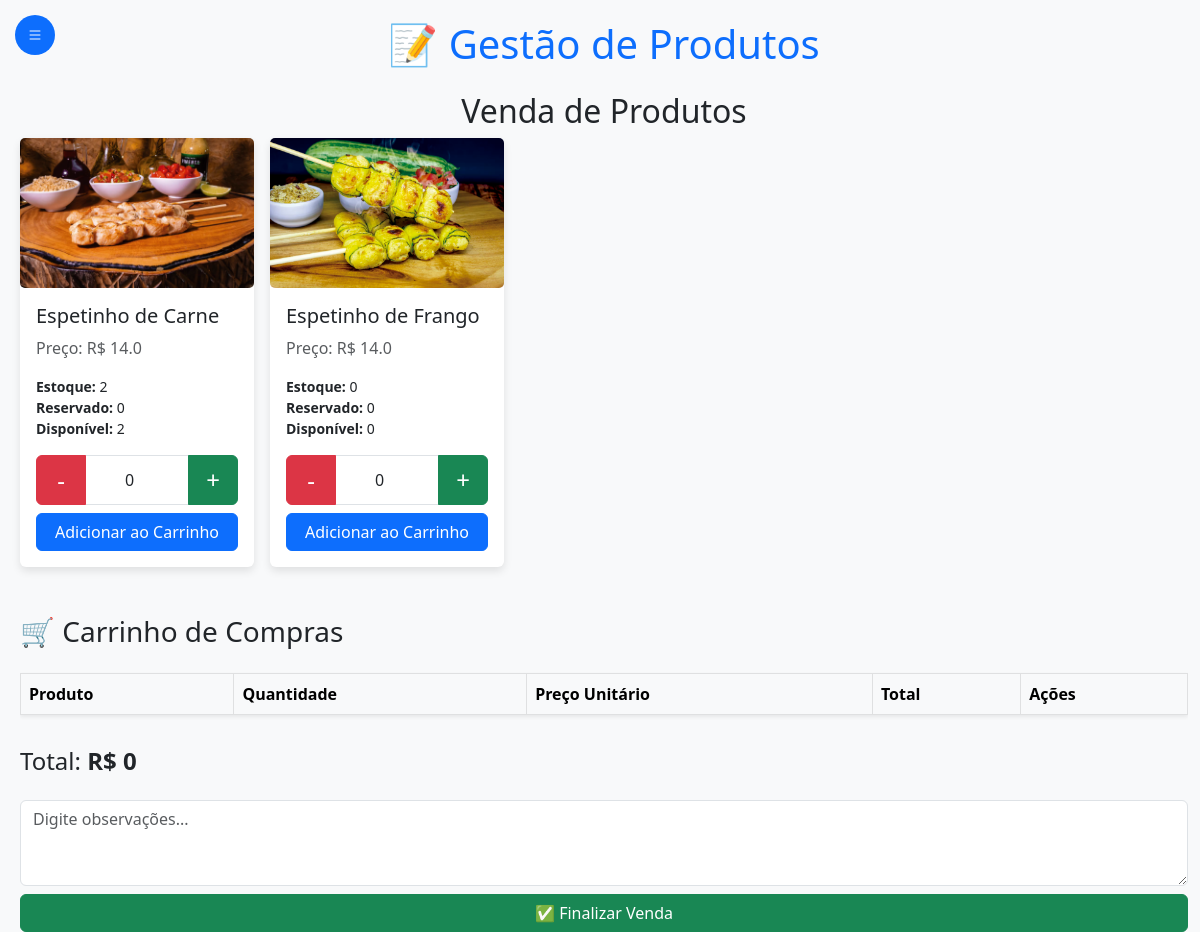
The app's page /venda, older data.
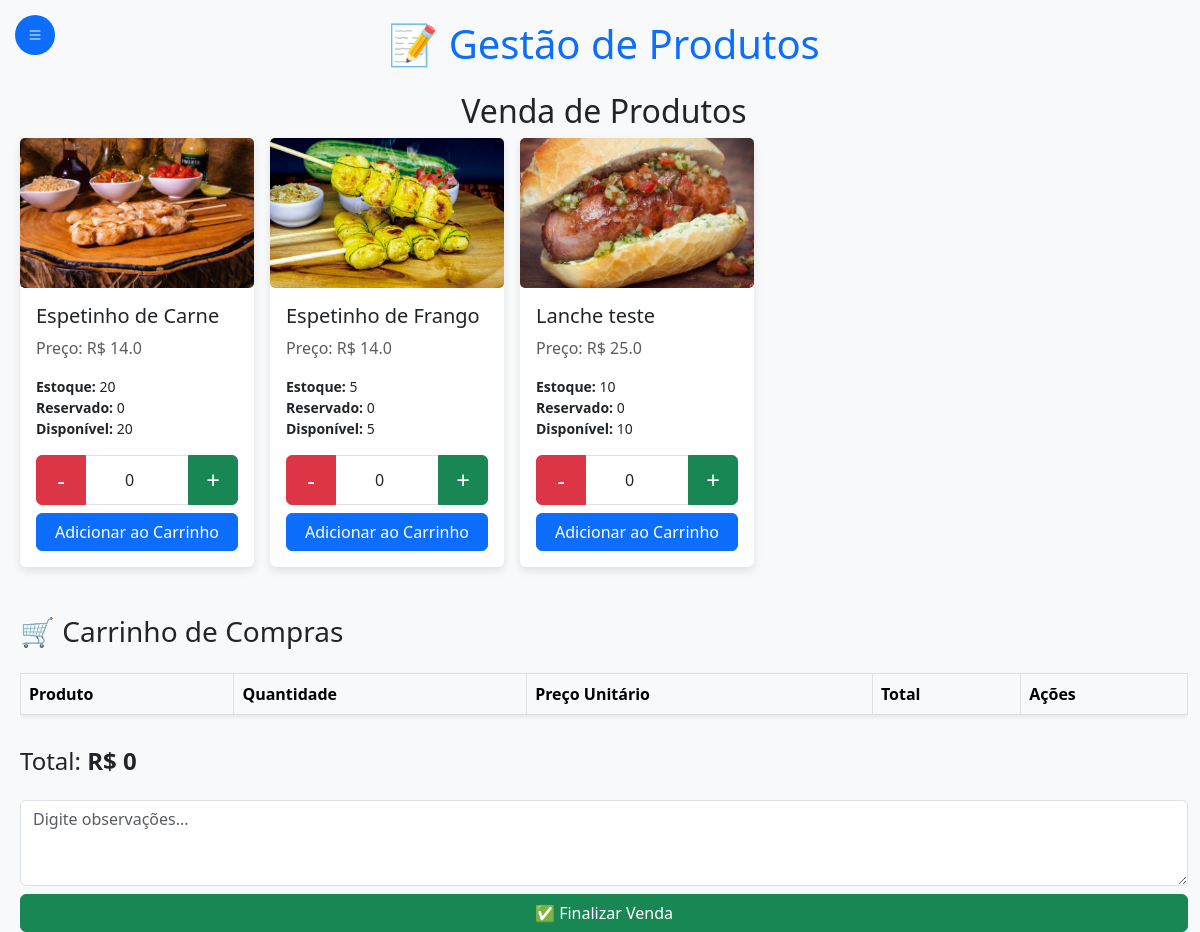
The same page, newer data.
### app.py (models this page shows)
class Produto(db.Model):
    id = db.Column(db.Integer, primary_key=True)
    nome = db.Column(db.String(100), nullable=False)
    preco = db.Column(db.Float, nullable=False)
    imagem = db.Column(db.String(255))
    itens_venda = db.relationship('ItemVenda', back_populates='produto')
    @property
    def estoque_dinamico(self):
        if not self.insumos_associados:
            return 0  # Retorna 0 se não houver insumos associados
        estoque_possivel = float('inf')  # Começa com um valor muito alto
        for produto_insumo in self.insumos_associados:
            insumo = produto_insumo.insumo
            if insumo.quantidade > 0:
                estoque_com_insumo = insumo.quantidade // produto_insumo.quantidade_necessaria
                estoque_possivel = min(estoque_possivel, estoque_com_insumo)
            else:
                return 0  # Se algum insumo estiver zerado, o estoque é 0
        return int(estoque_possivel)

class Insumo(db.Model):
    id = db.Column(db.Integer, primary_key=True)
    nome = db.Column(db.String(100), nullable=False)
    unidade = db.Column(db.String(20), nullable=False)
    quantidade = db.Column(db.Float, nullable=False)
    custo = db.Column(db.Float, nullable=False)

class ProdutoInsumo(db.Model):
    id = db.Column(db.Integer, primary_key=True)
    produto_id = db.Column(db.Integer, db.ForeignKey('produto.id'), nullable=False)
    insumo_id = db.Column(db.Integer, db.ForeignKey('insumo.id'), nullable=False)
    quantidade_necessaria = db.Column(db.Float, nullable=False)
    produto = db.relationship('Produto', backref=db.backref('insumos_associados', cascade='all, delete-orphan'))
    insumo = db.relationship('Insumo', backref=db.backref('produtos_usando', cascade='all, delete-orphan'))

### app.py (the view, shortened to what this page needs)
@app.route('/venda', methods=['GET', 'POST'])
def venda():
    produtos = Produto.query.all()
    carrinho_exibicao = []
    total = 0
    return render_template(
        'venda.html',
        produtos=produtos,
        carrinho=carrinho_exibicao,
        total=total,
        estoque_reservado=session.get('estoque_reservado', {})
    )

### templates/venda.html (shortened to what this page needs)
<!DOCTYPE html>
<html lang="pt-br">
<head>
    <link href="https://cdn.jsdelivr.net/npm/bootstrap@5.3.0-alpha1/dist/css/bootstrap.min.css" rel="stylesheet">
    <link href="https://cdn.jsdelivr.net/npm/bootstrap-icons@1.10.3/font/bootstrap-icons.css" rel="stylesheet">
</head>
<body>
    <button class="toggle-sidebar-btn" id="toggleSidebar">
        <i class="bi bi-list"></i>
    </button>
    <div class="container-fluid">
        <div class="row">
            <main class="col main-content" id="mainContent">
                <h1 class="mb-4 text-center text-primary">📝 Gestão de Produtos</h1>
                <h2 class="text-center mb-4">Venda de Produtos</h2>
                <form method="POST" action="{{ url_for('adicionar_ao_carrinho') }}">
                    <div class="row row-cols-2 row-cols-sm-3 row-cols-md-4 g-3">
                        {% for produto in produtos %}
                        <div class="col produto-card">
                            <div class="card hover-shadow h-100">
                                <img class="card-img-top produto-img" src="{{ url_for('static', filename='uploads/' + produto.imagem) }}" alt="{{ produto.nome }}">
                                <div class="card-body d-flex flex-column">
                                    <h5 class="card-title">{{ produto.nome }}</h5>
                                    <p class="card-text text-muted">Preço: R$ {{ produto.preco }}</p>
                                    <p class="card-text small">
                                        <strong>Estoque:</strong> {{ produto.estoque_dinamico }}<br>
                                        <strong>Reservado:</strong> {{ estoque_reservado.get(produto.id, 0) }}<br>
                                        <strong>Disponível:</strong> {{ produto.estoque_dinamico - estoque_reservado.get(produto.id, 0) }}<br>
                                    </p>
                                    <div class="input-group mb-2">
                                        <button type="button" class="btn btn-danger btn-quantidade" onclick="decrementarQuantidade(this)">-</button>
                                        <input type="number" name="quantidade" class="form-control text-center" value="0" min="0" max="{{ produto.estoque_dinamico - estoque_reservado.get(produto.id, 0) }}">
                                        <button type="button" class="btn btn-success btn-quantidade" onclick="incrementarQuantidade(this)">+</button>
                                    </div>
                                    <button type="submit" class="btn btn-primary w-100 mt-auto">Adicionar ao Carrinho</button>
                                </div>
                            </div>
                        </div>
                        {% endfor %}
                    </div>
                </form>
                <h3 class="mt-5">🛒 Carrinho de Compras</h3>
                <div class="table-responsive">
                    <table class="table table-bordered table-hover mt-3 bg-white shadow-sm">
                        <thead class="table-light">
                            <tr>
                                <th>Produto</th>
                                <th>Quantidade</th>
                                <th>Preço Unitário</th>
                                <th>Total</th>
                                <th>Ações</th>
                            </tr>
                        </thead>
                    </table>
                </div>
                <h4 class="mt-3">Total: <strong>R$ {{ total }}</strong></h4>
                <form method="POST" action="{{ url_for('finalizar') }}">
                    <textarea name="observacao" class="form-control mt-4" placeholder="Digite observações..." rows="3"></textarea>
                    <button type="submit" class="btn btn-success mt-2 w-100">✅ Finalizar Venda</button>
                </form>
            </main>
        </div>
    </div>
</body>
</html>

### templates/venda.html (style rules this page uses)
body { background-color: #f8f9fa; }
.toggle-sidebar-btn { position: fixed; top: 15px; left: 15px; z-index: 1100; background-color: #0d6efd; color: white; border: none; border-radius: 50%; width: 40px; height: 40px; display: flex; align-items: center; justify-content: center; cursor: pointer; }
.main-content { padding-left: 20px; padding-top: 20px; transition: margin-left 0.3s ease; }
.produto-card { max-width: 250px; margin: 0; }
.produto-img { width: 100%; height: 150px; object-fit: cover; border-radius: 5px; }
.card { box-shadow: 0 4px 8px rgba(0, 0, 0, 0.1); border: none; transition: transform 0.2s ease, box-shadow 0.2s ease; }
.btn-quantidade { width: 50px; height: 50px; font-size: 1.5rem; display: flex; align-items: center; justify-content: center; }

Row changes from the older to the newer data that the page shows:
changed Produto "Espetinho de Carne": estoque_dinamico "2" → "20"; quantidade_necessaria "2" → "20"
changed Produto "Espetinho de Frango": estoque_dinamico "0" → "5"; quantidade_necessaria "0" → "5"
added Produto: imagem (picture), nome "Lanche teste", preco "25.0", estoque_dinamico "10", get "0", quantidade_necessaria "10"
